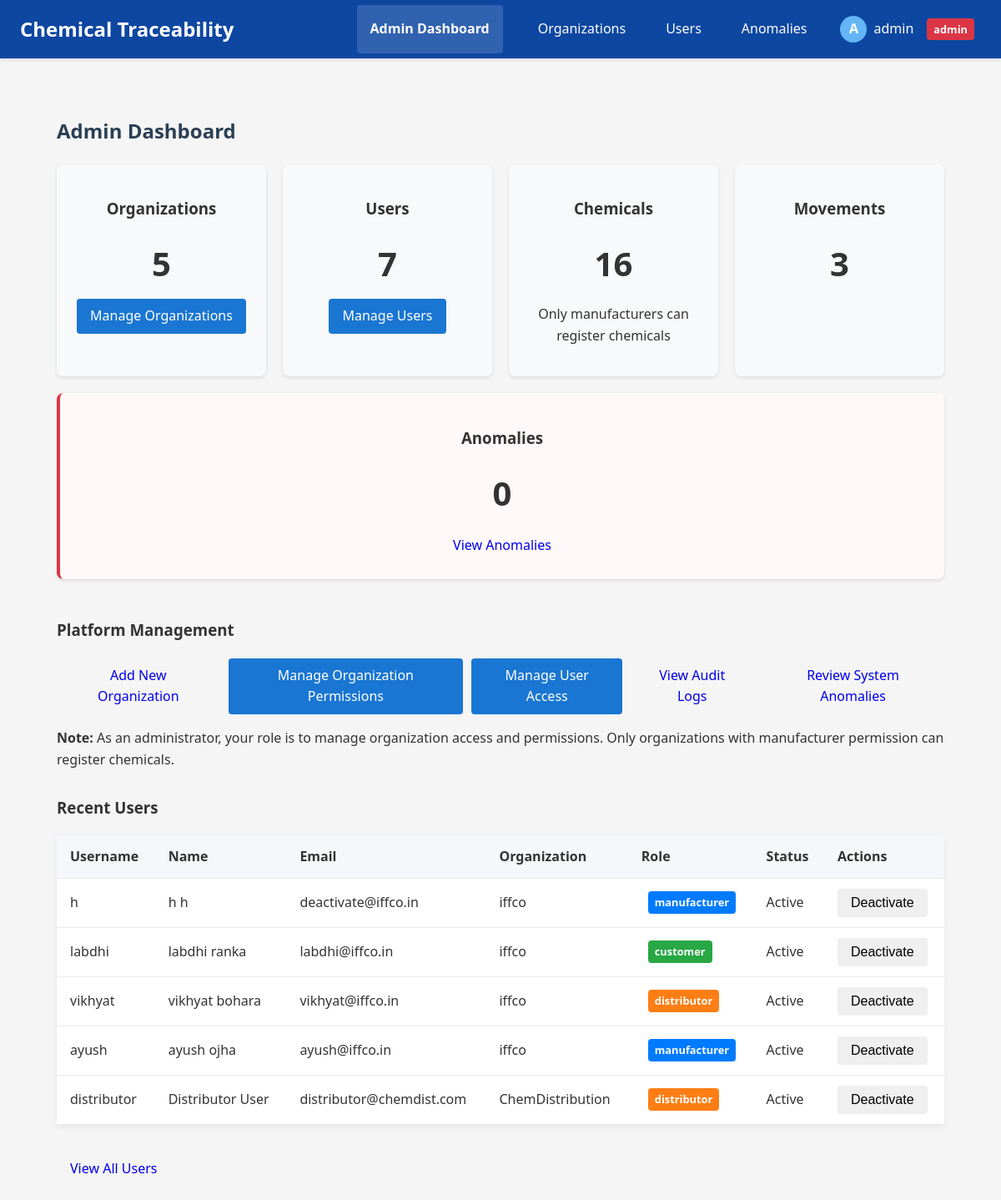
The page /admin/ (signed in) on the database its author committed.
### app/models.py (models this page shows, shortened)
class User(UserMixin, db.Model):
    id = db.Column(db.Integer, primary_key=True)
    username = db.Column(db.String(80), unique=True, nullable=False)
    email = db.Column(db.String(120), unique=True, nullable=False)
    password_hash = db.Column(db.String(128), nullable=False)
    first_name = db.Column(db.String(50), nullable=True)
    last_name = db.Column(db.String(50), nullable=True)
    role = db.Column(db.Enum(RoleType), nullable=False)
    active = db.Column(db.Boolean, default=True)
    created_at = db.Column(db.DateTime, default=datetime.utcnow)
    last_login = db.Column(db.DateTime, nullable=True)
    organization_id = db.Column(db.Integer, db.ForeignKey('organization.id'))
    is_admin = db.Column(db.Boolean, default=False)

class Organization(db.Model):
    id = db.Column(db.Integer, primary_key=True)
    name = db.Column(db.String(100), nullable=False)
    email_domain = db.Column(db.String(100), nullable=False, unique=True)
    description = db.Column(db.Text, nullable=True)
    created_at = db.Column(db.DateTime, default=datetime.utcnow)
    active = db.Column(db.Boolean, default=True)
    can_manufacture = db.Column(db.Boolean, default=False)
    can_distribute = db.Column(db.Boolean, default=False)
    can_receive = db.Column(db.Boolean, default=False)
    users = db.relationship('User', backref='organization', lazy=True)

### app/routes/admin.py (the view)
    @login_required
    def decorated_function(*args, **kwargs):
        if not current_user.is_admin:
            flash('You do not have permission to access this page.', 'error')
            return redirect(url_for('dashboard_bp.dashboard'))
        return f(*args, **kwargs)

### app/routes/admin.py (called while the page is built)
def admin_required(f):
    @login_required
    def decorated_function(*args, **kwargs):
        if not current_user.is_admin:
            flash('You do not have permission to access this page.', 'error')
            return redirect(url_for('dashboard_bp.dashboard'))
        return f(*args, **kwargs)
    decorated_function.__name__ = f.__name__
    return decorated_function

@admin_bp.route('/')
@admin_required
def admin_dashboard():
    organizations = Organization.query.all()
    users = User.query.all()
    total_chemicals = Chemical.query.count()
    total_movements = MovementLog.query.count()
    anomaly_count = BlockchainAnomaly.query.count()
    return render_template('admin/dashboard.html',
                          organizations=organizations,
                          users=users,
                          total_chemicals=total_chemicals,
                          total_movements=total_movements,
                          anomaly_count=anomaly_count)

### app/templates/admin/dashboard.html (shortened to what this page needs)
{% extends "base.html" %}
{% block content %}
<div class="admin-dashboard">
  <h2>Admin Dashboard</h2>
  <div class="admin-stats">
    <div class="stat-card">
      <h3>Organizations</h3>
      <div class="stat-value">{{ organizations|length }}</div>
      <a href="{{ url_for('admin_bp.organization_list') }}" class="btn btn-primary">Manage Organizations</a>
    </div>
    <div class="stat-card">
      <h3>Users</h3>
      <div class="stat-value">{{ users|length }}</div>
      <a href="{{ url_for('admin_bp.user_list') }}" class="btn btn-primary">Manage Users</a>
    </div>
    <div class="stat-card">
      <h3>Chemicals</h3>
      <div class="stat-value">{{ total_chemicals }}</div>
      <p class="small text-muted">Only manufacturers can register chemicals</p>
    </div>
    <div class="stat-card">
      <h3>Movements</h3>
      <div class="stat-value">{{ total_movements }}</div>
    </div>
    <div class="stat-card alert">
      <h3>Anomalies</h3>
      <div class="stat-value">{{ anomaly_count }}</div>
      <a href="{{ url_for('admin_bp.view_anomalies') }}" class="btn btn-danger">View Anomalies</a>
    </div>
  </div>
  <div class="admin-actions">
    <h3>Platform Management</h3>
    <div class="action-buttons">
      <a href="{{ url_for('admin_bp.add_organization') }}" class="btn btn-success">Add New Organization</a>
      <a href="{{ url_for('admin_bp.organization_list') }}" class="btn btn-primary">Manage Organization Permissions</a>
      <a href="{{ url_for('admin_bp.user_list') }}" class="btn btn-primary">Manage User Access</a>
      <a href="{{ url_for('admin_bp.audit_logs') }}" class="btn btn-info">View Audit Logs</a>
      <a href="{{ url_for('admin_bp.view_anomalies') }}" class="btn btn-danger">Review System Anomalies</a>
    </div>
    <p class="mt-3"><strong>Note:</strong> As an administrator, your role is to manage organization access and permissions. Only organizations with manufacturer permission can register chemicals.</p>
  </div>
  <div class="recent-users">
    <h3>Recent Users</h3>
    <table class="table">
      <thead>
        <tr>
          <th>Username</th>
          <th>Name</th>
          <th>Email</th>
          <th>Organization</th>
          <th>Role</th>
          <th>Status</th>
          <th>Actions</th>
        </tr>
      </thead>
      <tbody>
        {% for user in users[-5:]|reverse %}
        <tr>
          <td>{{ user.username }}</td>
          <td>{{ user.first_name }} {{ user.last_name }}</td>
          <td>{{ user.email }}</td>
          <td>{{ user.organization.name }}</td>
          <td><span class="role-badge {{ user.role.name.lower() }}">{{ user.role.name }}</span></td>
          <td>{{ "Active" if user.is_active else "Inactive" }}</td>
          <td>
            {% if user.is_active %}
            <form action="{{ url_for('admin_bp.deactivate_user', user_id=user.id) }}" method="POST" style="display:inline;">
              <button type="submit" class="btn btn-sm btn-warning">Deactivate</button>
            </form>
            {% else %}
            <form action="{{ url_for('admin_bp.activate_user', user_id=user.id) }}" method="POST" style="display:inline;">
              <input type="hidden" name="csrf_token" value="{{ csrf_token() }}">
              <button type="submit" class="btn btn-sm btn-success">Activate</button>
            </form>
            {% endif %}
          </td>
        </tr>
        {% endfor %}
      </tbody>
    </table>
    <a href="{{ url_for('admin_bp.user_list') }}" class="btn btn-link">View All Users</a>
  </div>
</div>
{% endblock %}

### app/templates/base.html (shortened to what this page needs)
<!DOCTYPE html>
<html lang="en">
<head>
    <link rel="stylesheet" href="{{ url_for('static', filename='style.css') }}">
</head>
<body>
    <nav class="navbar">
        <div class="logo">Chemical Traceability</div>
        <div class="nav-links">
            {% if current_user.is_authenticated %}
                {% if current_user.role.name == 'ADMIN' %}
                <a href="{{ url_for('admin_bp.admin_dashboard') }}" class="dashboard-btn"><strong>Admin Dashboard</strong></a>
                <a href="{{ url_for('admin_bp.organization_list') }}">Organizations</a>
                <a href="{{ url_for('admin_bp.user_list') }}">Users</a>
                <a href="{{ url_for('admin_bp.view_anomalies') }}">Anomalies</a>
                {% endif %}
                <div class="user-menu">
                    <div class="user-info" onclick="toggleDropdown()">
                        <div class="user-avatar">{{ current_user.username[0].upper() }}</div>
                        <span class="username">{{ current_user.username }}</span>
                        <span class="role-badge {{ current_user.role.name.lower() }}">{{ current_user.role.name }}</span>
                    </div>
                </div>
            {% else %}
                <a href="{{ url_for('auth.login') }}">Login</a>
                <a href="{{ url_for('auth.register') }}">Register</a>
            {% endif %}
        </div>
    </nav>
    <div class="container">
        <main>
            {% block content %}{% endblock %}
        </main>
    </div>
</body>
</html>

### app/static/style.css (style rules this page uses)
body { font-family: 'Segoe UI', Arial, sans-serif; background: #f4f6fb; margin: 0; padding: 0; color: #333; line-height: 1.6; }
nav { background: #2a3f54; color: #fff; padding: 1rem 2rem; display: flex; align-items: center; justify-content: space-between; }
nav a { color: #fff; text-decoration: none; margin-left: 1rem; font-weight: 500; }
main { padding: 2rem; }
h2 { color: #2a3f54; margin-top: 0; }
table { width: 100%; border-collapse: collapse; background: #fff; box-shadow: 0 2px 8px rgba(44,62,80,0.08); margin-bottom: 2rem; }
th, td { padding: 0.75rem 1rem; border-bottom: 1px solid #eaeaea; text-align: left; }
th { background: #f5f7fa; font-weight: 600; }

### app/templates/base.html (style rules this page uses)
body { font-family: 'Segoe UI', Tahoma, Geneva, Verdana, sans-serif; margin: 0; padding: 0; background-color: #f5f5f5; }
.navbar { background-color: #0d47a1; color: white; display: flex; justify-content: space-between; align-items: center; padding: 0 1.5rem; box-shadow: 0 2px 4px rgba(0,0,0,0.1); }
.logo { font-size: 1.5rem; font-weight: bold; padding: 1rem 0; }
.nav-links { display: flex; align-items: center; }
.nav-links a { color: white; text-decoration: none; padding: 1rem; display: inline-block; transition: background-color 0.3s; }
.user-menu { position: relative; display: inline-block; margin-left: 1rem; }
.user-info { display: flex; align-items: center; cursor: pointer; padding: 0.5rem; border-radius: 4px; }
.user-avatar { width: 32px; height: 32px; border-radius: 50%; margin-right: 0.5rem; background-color: #64b5f6; color: white; display: flex; align-items: center; justify-content: center; font-weight: bold; }
.username { margin-right: 0.5rem; }
.role-badge { display: inline-block; padding: 0.25rem 0.5rem; border-radius: 20px; font-size: 0.8rem; margin-left: 0.5rem; text-transform: uppercase; font-weight: bold; }
.admin { background-color: #d32f2f; color: white; }
.manufacturer { background-color: #388e3c; color: white; }
.distributor { background-color: #1976d2; color: white; }
.customer { background-color: #7b1fa2; color: white; }
.container { max-width: 1200px; margin: 0 auto; padding: 1.5rem; }
main { padding: 1.5rem; }
.alert { padding: 1rem; margin-bottom: 1rem; border-radius: 4px; border-left: 4px solid #333; }
.btn { display: inline-block; padding: 0.5rem 1rem; border: none; border-radius: 4px; cursor: pointer; text-decoration: none; font-size: 1rem; text-align: center; }
.btn-primary { background-color: #1976d2; color: white; }
.dashboard-btn { background-color: rgba(255, 255, 255, 0.15); border-radius: 4px; margin-right: 10px; font-weight: bold; }

### app/templates/admin/dashboard.html (style rules this page uses)
.admin-dashboard { padding: 20px; }
.admin-stats { display: flex; flex-wrap: wrap; gap: 20px; margin-bottom: 30px; }
.stat-card { flex: 1; min-width: 200px; padding: 20px; background-color: #f8f9fa; border-radius: 8px; box-shadow: 0 2px 4px rgba(0,0,0,0.1); text-align: center; }
.stat-card.alert { background-color: #fff8f8; border-left: 4px solid #dc3545; }
.stat-value { font-size: 2.5rem; font-weight: bold; margin: 10px 0; }
.admin-actions { margin-bottom: 30px; }
.action-buttons { display: flex; gap: 10px; }
.role-badge { display: inline-block; padding: 3px 8px; border-radius: 4px; text-transform: lowercase; font-size: 0.8rem; font-weight: bold; }
.role-badge.admin { background-color: #dc3545; color: white; }
.role-badge.manufacturer { background-color: #007bff; color: white; }
.role-badge.distributor { background-color: #fd7e14; color: white; }
.role-badge.customer { background-color: #28a745; color: white; }

### rows shown on the page
User: username "A", username "admin", role.name "admin"
User: username "h", first_name "h", last_name "h", email "deactivate@iffco.in", organization.name "iffco", role.name "manufacturer", is_active "Active"
User: username "labdhi", first_name "labdhi", last_name "ranka", email "labdhi@iffco.in", organization.name "iffco", role.name "customer", is_active "Active"
User: username "vikhyat", first_name "vikhyat", last_name "bohara", email "vikhyat@iffco.in", organization.name "iffco", role.name "distributor", is_active "Active"
User: username "ayush", first_name "ayush", last_name "ojha", email "ayush@iffco.in", organization.name "iffco", role.name "manufacturer", is_active "Active"
User: username "distributor", first_name "Distributor", last_name "User", email "distributor@chemdist.com", organization.name "ChemDistribution", role.name "distributor", is_active "Active"

### other values the page prints
{{ organizations|length }} "5"
{{ users|length }} "7"
{{ total_chemicals }} "16"
{{ total_movements }} "3"
{{ anomaly_count }} "0"
